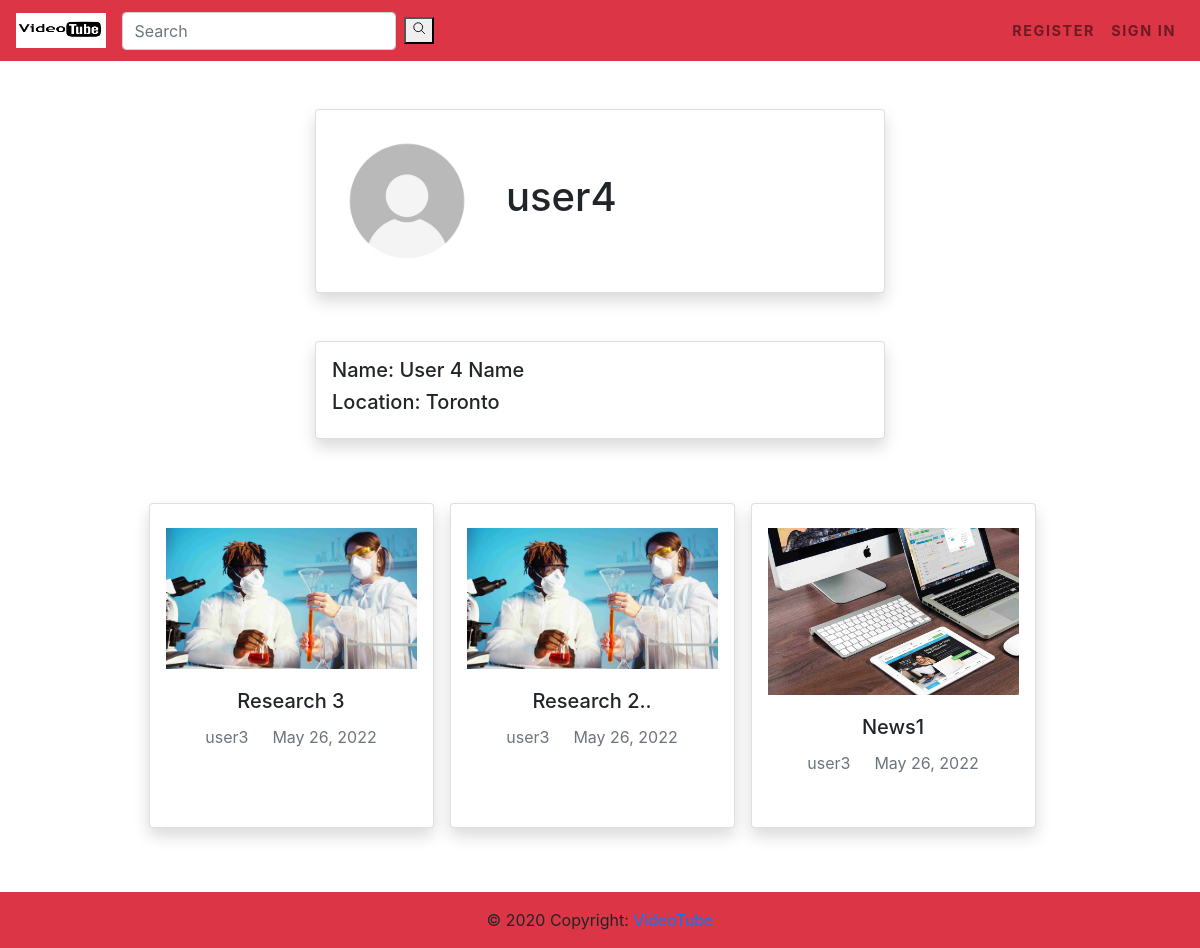
Screenshot of /profiles/4/ with the database file from the repository.
### profiles/models.py (models this page shows, shortened)
class Profile(models.Model):
    user = models.OneToOneField(User, on_delete=models.CASCADE)
    name = models.CharField(max_length=100, blank=True)
    location = models.CharField(max_length=100, blank=True)
    image = models.ImageField(upload_to='uploads/profile_pics', blank=True)

### videos/models.py (models this page shows)
class Video(models.Model):
    uploader = models.ForeignKey(User, on_delete=models.CASCADE)
    title = models.CharField(max_length=100)
    description = models.TextField()
    video_file = models.FileField(upload_to='uploads/video_files', validators = [FileExtensionValidator(allowed_extensions=['mp4'])])
    thumbnail = models.FileField(upload_to='uploads/thumbnails', validators = [FileExtensionValidator(allowed_extensions=['png', 'jpg', 'jpeg'])])
    date_posted = models.DateTimeField(default=timezone.now)
    category = models.ForeignKey('Category', on_delete=models.CASCADE)

### profiles/views.py (the view)
# urls.py: path('<int:pk>/', ProfileView.as_view(), name='profile'),
class ProfileView(View):
    def get(self, request, pk, *args, **kwargs):
        profile = get_object_or_404(Profile, pk=pk)
        videos = Video.objects.all().filter(uploader=pk).order_by('-date_posted')
        context = {
            'profile': profile,
            'videos': videos,
        }
        return render(request, 'profiles/profile.html', context)

### profiles/templates/profiles/profile.html (shortened to what this page needs)
{% extends 'videos/base.html' %}
{% block content %}
<div class="container">
    <div class="row justify-content-center mt-5">
        <div class="card col-md-6 col-sm-12 col-xs-12 d-flex flex-row align-items-center p-3 shadow">
            <img class="rounded-circle mr-4" height="150" width="150" src="{{ profile.image.url }}">
            <h1>{{ profile.user.username }}</h1>
        </div>
    </div>
    <div class="row justify-content-center mt-5">
        <div class="card col-md-6 col-sm-12 col-xs-12 p-3 shadow">
            <h5>Name: {{ profile.name }}</h5>
            <h5>Location: {{ profile.location }}</h5>
        </div>
    </div>
    <div class="row justify-content-center my-5">
        {% for video in videos %}
        <div class="card col-md-3 col-sm-12 col-xs-12 p-3 shadow mr-md-3 my-3">
            <img src="{{ video.thumbnail.url }}" class="card-img-top pt-2" alt="thumbnail">
                <div class="card-body">
                    <h5 class="card-title text-center">{{ video.title }}</h5>
                    <p class="card-text text-muted text-center"><span class="mr-4">{{ video.uploader }}</span><span>{{ video.date_posted | date:"M d, Y" }}</span></p>
                </div>
        </div>
        {% endfor %}
    </div>
</div>
{% endblock %}

### rows the page displays
Profile: image (placeholder picture), user.username "user4", name "User 4 Name", location "Toronto"
Video: thumbnail (picture), title "Research 3", uploader "user3", date_posted "May 26, 2022"
Video: thumbnail (picture), title "Research 2..", uploader "user3", date_posted "May 26, 2022"
Video: thumbnail (picture), title "News1", uploader "user3", date_posted "May 26, 2022"
